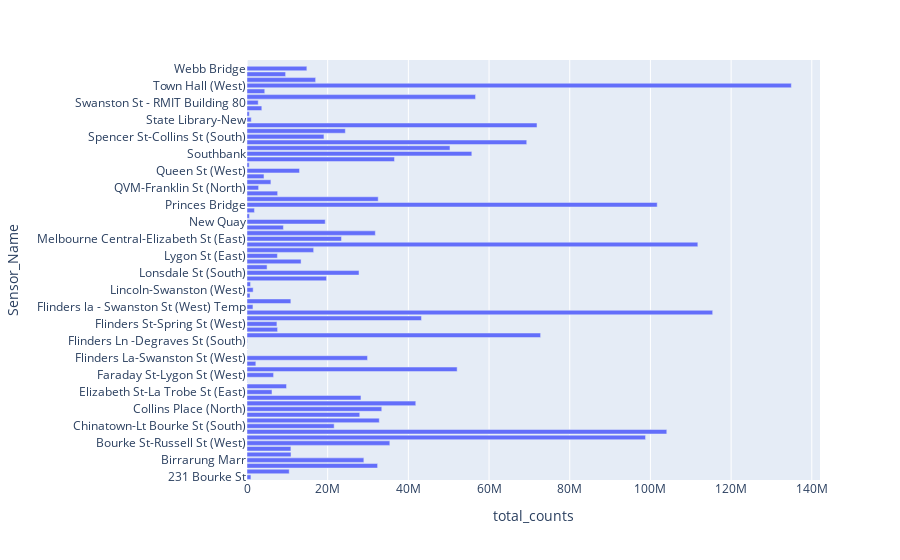

The notebook cell saved with this chart:
### Code cell
px.bar(
    total_df,
    x="total_counts",
    y="Sensor_Name",
    orientation="h",
    height=700
)

### Figure 1 — Plotly figure (JSON) as saved in the notebook; plotly's stock layout.template omitted (floating-point values rounded to 4 significant figures)
{"data": [{"alignmentgroup": "True", "hovertemplate": "total_counts=%{x}<br>Sensor_Name=%{y}<extra></extra>", "legendgroup": "", "marker": {"color": "#636efa"}, "name": "", "offsetgroup": "", "orientation": "h", "showlegend": false, "textposition": "auto", "type": "bar", "x": [974068, 10464775, 32371956, 28966989, 10912686, 10885369, 35401735, 98793356, 104055984, 21604891, 32786672, 27950685, 33406580, 41835432, 28250733, 6196912, 9796074, 49544, 6588066, 52091312, 2188962, 29876415, 45922, 54972, 115333, 72781136, 7579565, 7417354, 43250367, 115431570, 1476799, 10868956, 754622, 1527679, 880452, 19723682, 27768065, 4980066, 13405649, 7541719, 16521842, 111753864, 23419316, 31810012, 9028145, 19395182, 589384, 1847171, 101684071, 32524093, 7598505, 2880016, 5925155, 4208877, 13022163, 543619, 36563703, 55728108, 50310857, 69341768, 19074731, 24378702, 71891037, 1052531, 562005, 3673308, 2781273, 56655521, 4402059, 134933031, 17015069, 9572789, 14838442, 5655], "xaxis": "x", "y": ["231 Bourke St", "Alfred Place", "Australia on Collins", "Birrarung Marr", "Bourke St - Spencer St (North)", "Bourke St Bridge", "Bourke St-Russell St (West)", "Bourke Street Mall (North)", "Bourke Street Mall (South)", "Chinatown-Lt Bourke St (South)", "Chinatown-Swanston St (North)", "City Square", "Collins Place (North)", "Collins Place (South)", "Collins St (North)", "Elizabeth St-La Trobe St (East)", "Elizabeth St-Lonsdale St (South)", "Errol Street (East)", "Faraday St-Lygon St (West)", "Flagstaff Station", "Flinders La - Swanston St (West) Temp", "Flinders La-Swanston St (West)", "Flinders Ln -Degraves St (Crossing)", "Flinders Ln -Degraves St (North)", "Flinders Ln -Degraves St (South)", "Flinders St-Elizabeth St (East)", "Flinders St-Spark La", "Flinders St-Spring St (West)", "Flinders St-Swanston St (West)", "Flinders Street Station Underpass", "Flinders la - Swanston St (West) Temp", "Grattan St-Swanston St (West)", "La Trobe St (North)", "Lincoln-Swanston (West)", "Lincoln-Swanston(West)", "Little Collins St-Swanston St (East)", "Lonsdale St (South)", "Lonsdale St - Elizabeth St (North)", "Lonsdale St-Spring St (West)", "Lygon St (East)", "Lygon St (West)", "Melbourne Central", "Melbourne Central-Elizabeth St (East)", "Melbourne Convention Exhibition Centre", "Monash Rd-Swanston St (West)", "New Quay", "Pelham St (S)", "Pelham St (South)", "Princes Bridge", "QV Market-Elizabeth St (West)", "QV Market-Peel St", "QVM-Franklin St (North)", "QVM-Queen St (East)", "QVM-Therry St (South)", "Queen St (West)", "Royal Pde-Grattan St", "Sandridge Bridge", "Southbank", "Southern Cross Station", "Spencer St-Collins St (North)", "Spencer St-Collins St (South)", "St Kilda Rd-Alexandra Gardens", "State Library", "State Library-New", "Swanston St - City Square", "Swanston St - RMIT Building 14", "Swanston St - RMIT Building 80", "The Arts Centre", "Tin Alley-Swanston St (West)", "Town Hall (West)", "Victoria Point", "Waterfront City", "Webb Bridge", "Westwood Place"], "yaxis": "y"}], "layout": {"autosize": true, "barmode": "relative", "legend": {"tracegroupgap": 0}, "margin": {"t": 60}, "xaxis": {"anchor": "y", "autorange": true, "domain": [0, 1], "range": [0, 142000000.0], "title": {"text": "total_counts"}, "type": "linear"}, "yaxis": {"anchor": "x", "autorange": true, "domain": [0, 1], "range": [-0.5, 73.5], "title": {"text": "Sensor_Name"}, "type": "category"}}}
